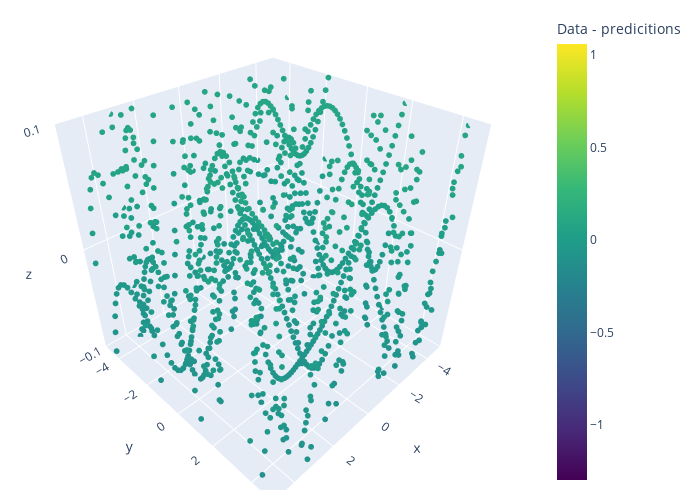

Write notebook code for a chart like this one.
### Code cell
predictions = model(torch.cat((torch.Tensor(X).reshape(-1, 1), torch.Tensor(Y).reshape(-1, 1)), axis=1).to(device)).cpu().detach().numpy().reshape(-1)
trace1 = go.Scatter3d(
    x=X.reshape(-1),
    y=Y.reshape(-1),
    z=Z.reshape(-1) - predictions,
    mode='markers',
    marker=dict(
        size=2,
        color=Z.reshape(-1) - predictions,
        colorscale='Viridis',
        colorbar=dict(title='Data - predicitions'),
    ),
    name='Model'
)
fig = go.Figure(data=[trace1], layout=dict(width=700, height=500))
fig.update_layout(
    scene = dict(
        xaxis = dict(range=[-5,5]),
        yaxis = dict(range=[-5,5]),
        zaxis = dict(range=[-0.1,0.1]),),
    width=700,
    margin=dict(r=20, l=10, b=10, t=10)
)
fig.show()

### Figure 1 — Plotly figure (JSON) as saved in the notebook; plotly's stock layout.template omitted (floating-point values rounded to 4 significant figures; data arrays with more than 128 entries replaced by an {"elided": "..."} marker saying what was removed)
{"data": [{"marker": {"color": {"elided": "6400 float values"}, "colorbar": {"title": {"text": "Data - predicitions"}}, "colorscale": [[0, "#440154"], [0.1111, "#482878"], [0.2222, "#3e4989"], [0.3333, "#31688e"], [0.4444, "#26828e"], [0.5556, "#1f9e89"], [0.6667, "#35b779"], [0.7778, "#6ece58"], [0.8889, "#b5de2b"], [1, "#fde725"]], "size": 2}, "mode": "markers", "name": "Model", "type": "scatter3d", "x": {"elided": "6400 float values"}, "y": {"elided": "6400 float values"}, "z": {"elided": "6400 float values"}}], "layout": {"height": 500, "margin": {"b": 10, "l": 10, "r": 20, "t": 10}, "scene": {"xaxis": {"range": [-5, 5]}, "yaxis": {"range": [-5, 5]}, "zaxis": {"range": [-0.1, 0.1]}}, "width": 700}}
